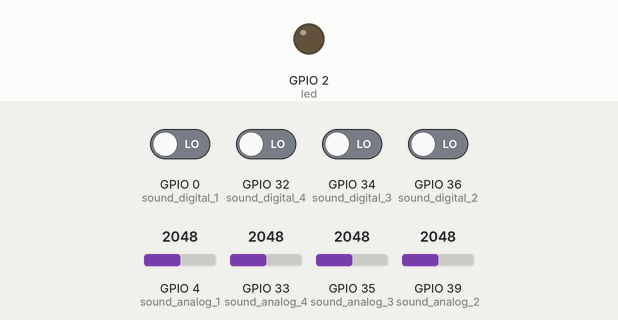
Bench run of a sketch on a simulated ESP32. Parts: output pins drawn as LEDs (lit = HIGH). Inputs (shaded band) come from the test bench; at power-on: GPIO 0 (sound_digital_1), GPIO 32 (sound_digital_4), GPIO 34 (sound_digital_3), GPIO 36 (sound_digital_2) LOW, GPIO 4 (sound_analog_1) = 2048, GPIO 33 (sound_analog_4) = 2048, GPIO 35 (sound_analog_3) = 2048, GPIO 39 (sound_analog_2) = 2048. Nothing arrives over Bluetooth unless stated; what the sketch prints to the serial monitor is not drawn.

Above: at 4.2 s.
4.3 s: GPIO 0 (sound_digital_1) driven HIGH
At 5.5 s:
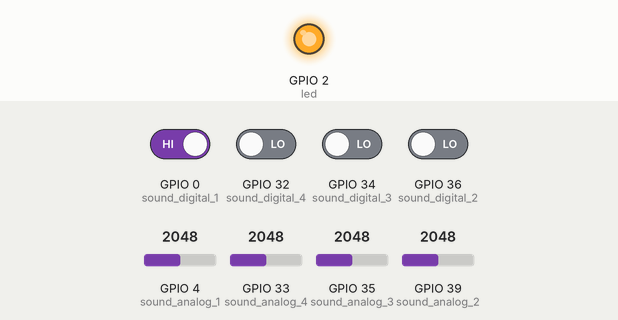
5.8 s: GPIO 0 (sound_digital_1) driven LOW
At 6.8 s:
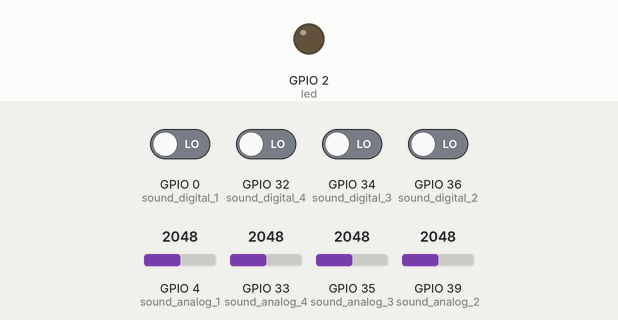
7.3 s: GPIO 32 (sound_digital_4) driven HIGH
At 7.9 s:
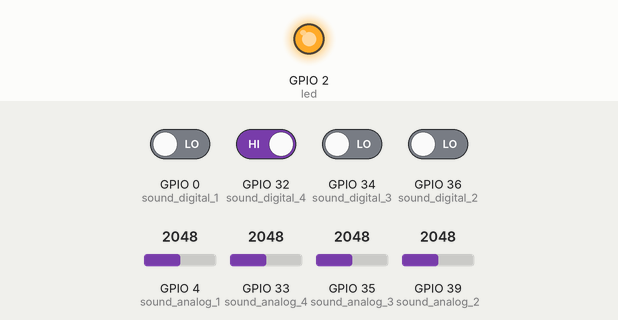
Timing chart, 0 to 10.3 s (numbered marks = the images above; inputs shaded):
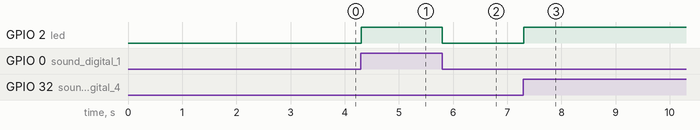

The sketch:

Main_mic_detection.ino
```cpp
#include <BluetoothSerial.h>

#if !defined(CONFIG_BT_ENABLED) || !defined(CONFIG_BLUEDROID_ENABLED)
#error Bluetooth is not enabled!
#endif

BluetoothSerial SerialBT;

int led = 2;           //Conected to pin 2. Output. Built in led

//Mic 1
int sound_digital_1 = 0; //Conected to pin 0. Input
int sound_analog_1 = 4;  //Conected to pin 4. Input

//Mic 2
int sound_digital_2 = 36; //Conected to pin 36. Input
int sound_analog_2 = 39;  //Conected to pin 39. Input

//Mic 3
int sound_digital_3 = 34; //Conected to pin 34. Input
int sound_analog_3 = 35;  //Conected to pin 35. Input

//Mic 4
int sound_digital_4 = 32; //Conected to pin 32. Input
int sound_analog_4 = 33;  //Conected to pin 33. Input


void setup(){
  Serial.begin(115200);
  pinMode(led, OUTPUT);
  pinMode(sound_digital_1, INPUT);
  pinMode(sound_digital_2, INPUT);
  pinMode(sound_digital_3, INPUT);
  pinMode(sound_digital_4, INPUT);

  delay(3000);
  Serial.println("Starting BT...");
  SerialBT.begin("MyESP32"); //Bluetooth device name
  Serial.println("The device started, now you can pair it with bluetooth!");
}

void loop(){

  int val_digital_1 = digitalRead(sound_digital_1);
  int val_analog_1 = analogRead(sound_analog_1);

  int val_digital_2 = digitalRead(sound_digital_2);
  int val_analog_2 = analogRead(sound_analog_2);

  int val_digital_3 = digitalRead(sound_digital_3);
  int val_analog_3 = analogRead(sound_analog_3);

  int val_digital_4 = digitalRead(sound_digital_4);
  int val_analog_4 = analogRead(sound_analog_4);

  //Serial.print(val_analog);
  //Serial.print("\t");
  //Serial.println(val_digital);

  if ( (val_digital_1 == HIGH)||(val_digital_2 == HIGH)||(val_digital_3 == HIGH)||(val_digital_4 == HIGH) )
  {
    if (Serial.available()) {
      SerialBT.println("Sound Detected"); //Detection message send via bluetooth
    }

    digitalWrite (led, HIGH);
    delay(500);
    }
  else
  {
    digitalWrite (led, LOW);
    }

}
```

Measured:
- after the input at 4.3 s, GPIO 2 (led): LOW → HIGH at once
- after the input at 5.8 s, GPIO 2 (led): HIGH → LOW at once
- after the input at 7.3 s, GPIO 2 (led): LOW → HIGH at once
